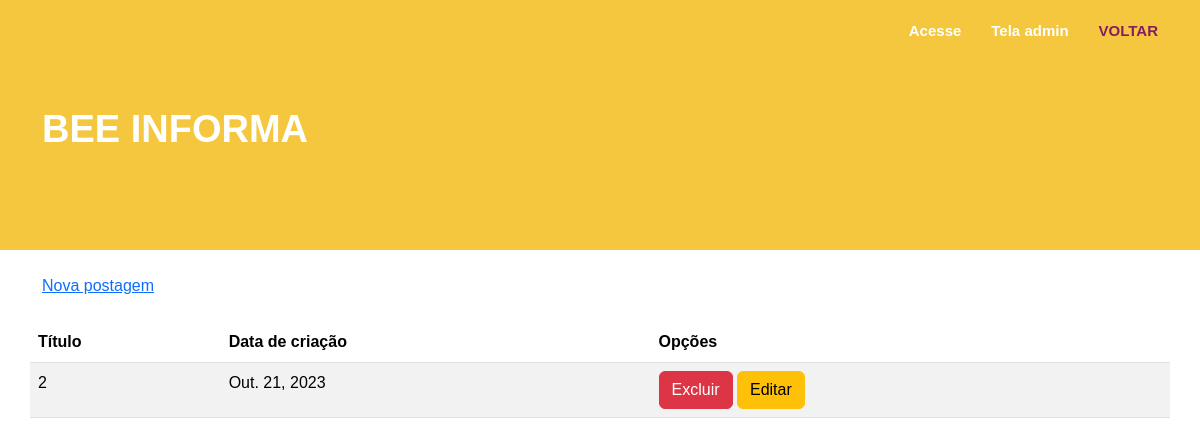
Before: /gerenciar/postagens with the older database file.
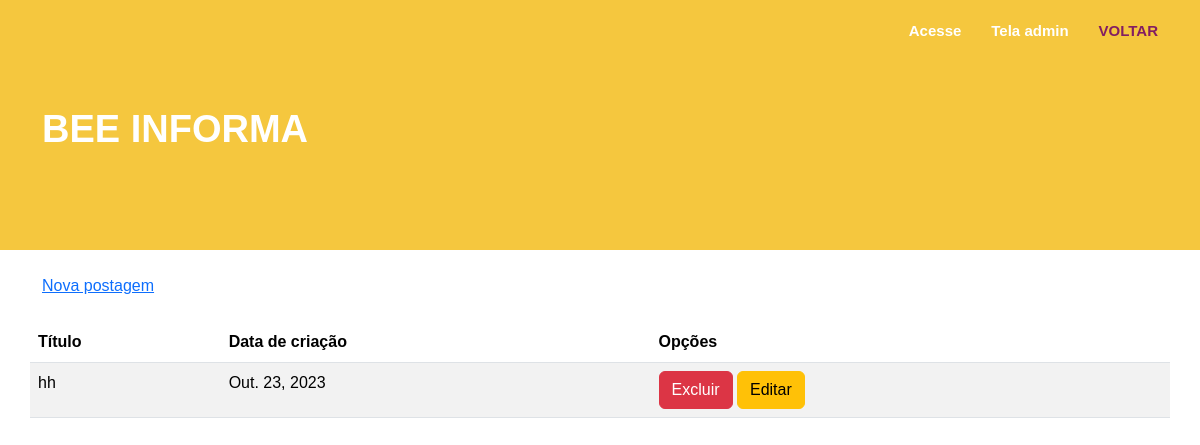
After: the same page with the newer database file.
### cadastros/models.py (models this page shows, shortened)
class Postagens(models.Model):
    pos_titulo = models.CharField(max_length=60, verbose_name='Título')
    pos_conteudo = models.TextField(max_length=200, verbose_name='Conteúdo')
    pos_data_registro = models.DateField(auto_now=True, verbose_name= 'Data de Registro')
    pos_imagem = models.ImageField(upload_to='imagens/', verbose_name='Imagem', null=True, blank=True)
    pos_cat_codigo = models.ForeignKey(Categorias, on_delete= models.PROTECT, verbose_name='Categoria')

### cadastros/views.py (the view)
# urls.py: path('gerenciar/postagens',views.admin_gerenciar_posts, name='gerenciar-posts'),
def admin_gerenciar_posts(request):
    postagens = models.Postagens.objects.all() # Pega todos os objetos da classe Postagens
    return render(request, "listas/postagem/gerenciar_posts.html", {'posts': postagens})

### cadastros/templates/listas/postagem/gerenciar_posts.html (shortened to what this page needs)
{% extends 'modelo.html' %}
{% load static %}
{% block conteudo %}
    <div class="container mt-4">
        <a href="{% url 'post-create' %}">Nova postagem</a>
    </div>
    <table class="table table-striped container mt-4 campo">
        <thead>
            <tr>
                <th>Título</th>
                <th>Data de criação</th>
                <th>Opções</th>
            </tr>
        </thead>
        <tbody>
            {% for post in posts %}
            <tr>
                <td>{{ post.pos_titulo }}</td>
                <td>{{ post.pos_data_registro }}</td>
                <td>
                    <button class="btn btn-danger" data-url="{% url 'post-delete' post.pk %}" id="js-delete">Excluir</button>
                    <button class="btn btn-warning" data-url="{% url 'post-update' post.pk %}" id="js-update">Editar</button>
                </td>
            </tr>
            {% endfor %}
        </tbody>
    </table>
{% endblock %}

Changed rows visible on the page:
removed Postagens: pos_titulo "2", pos_data_registro "Out. 21, 2023"
added Postagens: pos_titulo "hh", pos_data_registro "Out. 23, 2023"
